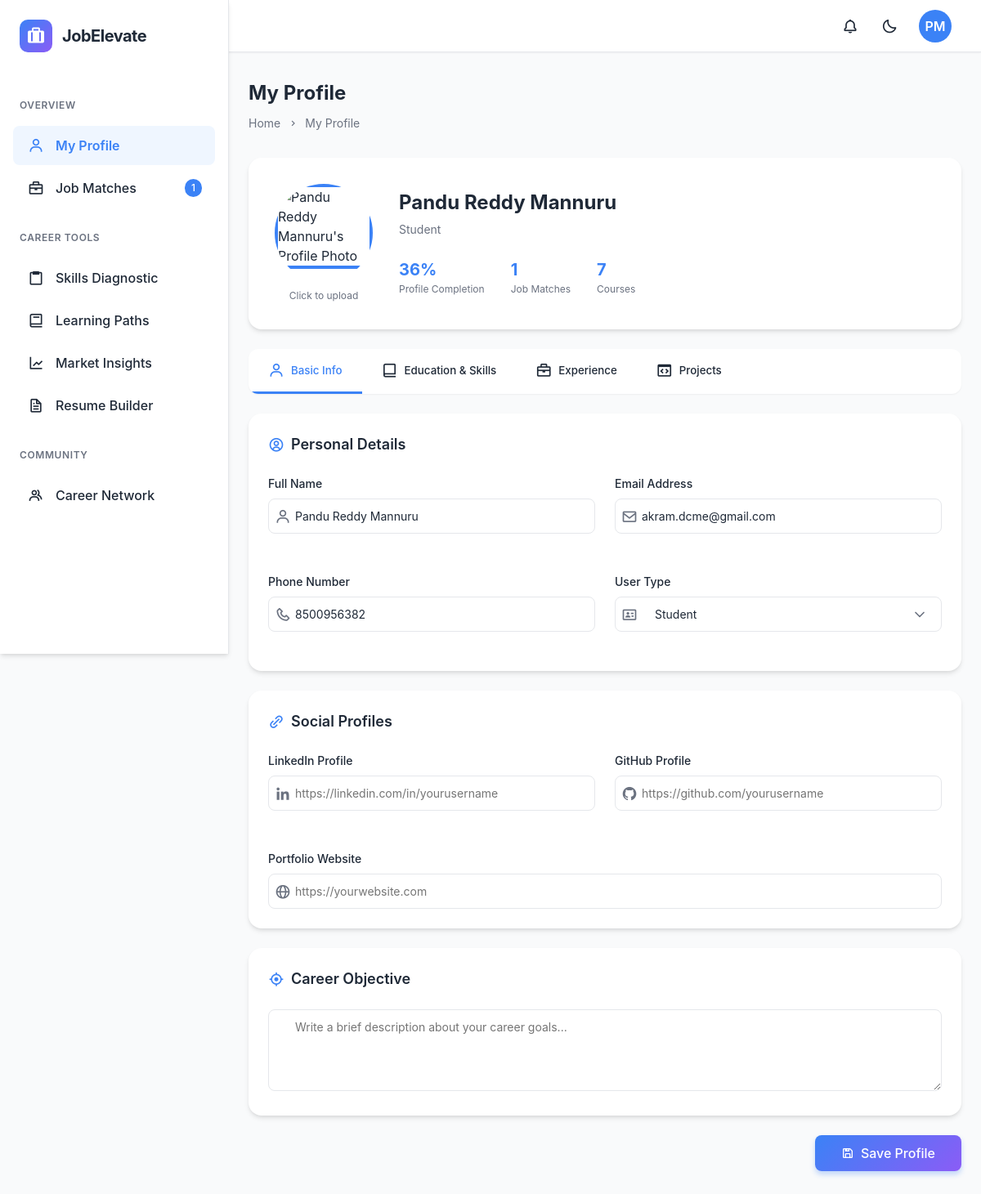
The app's page /dashboard/profile/ (signed in) with its own data.
### accounts/models.py (models this page shows, shortened)
class User(AbstractUser):
    full_name = models.CharField(_('full name'), max_length=255)
    phone_number = models.CharField(_('phone number'), max_length=15, blank=True, null=True)
    email = models.EmailField(_('email address'), unique=True)
    profile_photo = models.ImageField(_('profile photo'), upload_to='profile_photos/', blank=True, null=True)
    linkedin_profile = models.URLField(_('LinkedIn profile'), blank=True, null=True)
    github_profile = models.URLField(_('GitHub profile'), blank=True, null=True)
    portfolio_website = models.URLField(_('portfolio website'), blank=True, null=True)
    email_verified = models.BooleanField(default=False)
    email_otp = models.CharField(max_length=6, blank=True, null=True)
    otp_created_at = models.DateTimeField(blank=True, null=True)
    USER_TYPE_CHOICES = [
        ('student', _('Student')),
        ('professional', _('Professional')),
        ('recruiter', _('Recruiter'))
    ]
    user_type = models.CharField(_('user type'), max_length=20, choices=USER_TYPE_CHOICES, default='student')
    objective = models.TextField(_('career objective'), blank=True, null=True)
    university = models.CharField(_('university'), max_length=255, blank=True, null=True)
    degree = models.CharField(_('degree'), max_length=100, blank=True, null=True)
    graduation_year = models.IntegerField(_('graduation year'), blank=True, null=True)
    cgpa = models.FloatField(_('CGPA'), blank=True, null=True)
    technical_skills = models.TextField(_('technical skills'), blank=True, null=True)
    soft_skills = models.TextField(_('soft skills'), blank=True, null=True)
    projects = models.TextField(_('projects'), blank=True, null=True)
    internships = models.TextField(_('internships'), blank=True, null=True)
    certifications = models.TextField(_('certifications'), blank=True, null=True)
    achievements = models.TextField(_('achievements'), blank=True, null=True)
    job_title = models.CharField(_('job title'), max_length=100, blank=True, null=True)
    organization = models.CharField(_('organization'), max_length=100, blank=True, null=True)
    experience = models.IntegerField(_('years of experience'), blank=True, null=True)
    industry = models.CharField(_('industry'), max_length=100, blank=True, null=True)
    work_experience = models.TextField(_('work experience'), blank=True, null=True)
    work_experience_description = models.TextField(_('Work Experience Details'), blank=True, null=True)
    extracurricular_activities = models.TextField(_('extracurricular activities'), blank=True, null=True)
    company_name = models.CharField(_('company name'), max_length=255, blank=True, null=True)
    company_website = models.URLField(_('company website'), blank=True, null=True)
    company_description = models.TextField(_('company description'), blank=True, null=True)
    class Meta:
        verbose_name = _('user')
        verbose_name_plural = _('users')
    def get_skills_list(self):
        return [skill.strip() for skill in self.technical_skills.split(',')] if self.technical_skills else []
    def get_internships(self):
        if not self.internships or not self.internships.strip():
            return []
        try:
            return json.loads(self.internships)
        except json.JSONDecodeError:
            return [{"title": "Previous Experience", "description": self.internships}]
    def get_work_experience(self):
        if not self.work_experience or not self.work_experience.strip():
            return []
        try:
            return json.loads(self.work_experience)
        except json.JSONDecodeError:
            return [{"title": "Previous Experience", "description": self.work_experience}]
    def get_certifications(self):
        if not self.certifications or not self.certifications.strip():
            return []
        try:
            return json.loads(self.certifications)
        except json.JSONDecodeError:
            return [{"name": "Previous Certification", "description": self.certifications}]
    def get_projects(self):
        if not self.projects or not self.projects.strip():
            return []
        try:
            return json.loads(self.projects)
        except json.JSONDecodeError:
            return [{"title": "Previous Project", "description": self.projects}]
    def profile_completion(self):
        def is_filled(value):
            if not value:
                return False
            string_val = str(value).strip()
            if string_val in ('', '[]', '{}', 'null', 'None'):
                return False
            return True
        fields = [
            self.full_name,
            self.phone_number,
            self.email,
            self.profile_photo,
            self.linkedin_profile,
            self.github_profile,
            self.portfolio_website,
            self.objective,
            self.university,
            self.degree,
            self.graduation_year,
            self.cgpa,
            self.technical_skills,
            self.soft_skills,
            self.projects,
            self.certifications,
            self.achievements,
            self.extracurricular_activities,
        ]
        if self.user_type == 'student':
            fields.append(self.internships)
        elif self.user_type == 'professional':
            fields.append(self.work_experience_description)
            fields.append(self.job_title)
            fields.append(self.organization)
            fields.append(self.industry)
        total = len(fields)
        filled = sum(1 for f in fields if is_filled(f))
        return int((filled / total) * 100) if total > 0 else 0
    def get_job_matches_count(self, match_threshold=0.3):
        if self.user_type not in ['student', 'professional']:
            return 0
        try:
            from recruiter.models import Job
            user_skills = self.get_skills_list()
            if not user_skills:
                return 0
            user_skills_set = set([skill.lower().strip() for skill in user_skills])
            match_count = 0
            open_jobs = Job.objects.filter(status='Open')
            for job in open_jobs:
                if job.skills:
                    job_skills_set = set([skill.lower().strip() for skill in job.skills])
                    if job_skills_set:
                        matching_skills = user_skills_set.intersection(job_skills_set)
                        match_percentage = len(matching_skills) / len(job_skills_set)
                        if match_percentage >= match_threshold:
                            match_count += 1
            return match_count
        except Exception as e:
            import logging
            logger = logging.getLogger(__name__)
            logger.error(f"Error calculating job matches for user {self.id}: {str(e)}")
            return 0

### dashboard/views.py (the view, shortened to what this page needs)
# urls.py: path('profile/', views.profile, name='profile'),
@login_required
def profile(request):
    user = request.user
    full_name = user.full_name.strip() if user.full_name else ""
    name_parts = full_name.split()
    if len(name_parts) >= 2:
        initials = name_parts[0][0].upper() + name_parts[-1][0].upper()
    elif len(name_parts) == 1:
        initials = name_parts[0][0].upper()
    else:
        initials = "US"
    profile_percent = user.profile_completion()
    job_match_count = user.get_job_matches_count()
    work_experiences = user.get_work_experience()
    internships_raw = user.get_internships()
    internships = []
    for intern in internships_raw:
        skills_list = [skill.strip() for skill in intern.get('skills', '').split(',') if skill.strip()]
        intern['skills_list'] = skills_list
        internships.append(intern)
    projects_raw = user.get_projects()
    projects = []
    for proj in projects_raw:
        skills_list = [skill.strip() for skill in proj.get('skills', '').split(',') if skill.strip()]
        proj['skills_list'] = skills_list
        projects.append(proj)
    certs_raw = user.get_certifications()
    certifications = []
    for cert in certs_raw:
        skills_list = [skill.strip() for skill in cert.get('skills', '').split(',') if skill.strip()]
        cert['skills_list'] = skills_list
        certifications.append(cert)
    context = {
        'user': user,
        'user_initials': initials,
        'profile_percent': profile_percent,
        'job_match_count': job_match_count,
        'work_experiences': work_experiences,
        'internships': internships,
        'certifications': certifications,
        'projects': projects,
    }
    context['show_internships'] = user.user_type == 'student'
    context['show_experience'] = user.user_type == 'professional'
    if user.user_type in ['student', 'professional']:
        return render(request, 'dashboard/profile.html', context)
    elif user.user_type == 'recruiter':
        return render(request, 'dashboard/recruiter_profile.html', context)
    return redirect('accounts:login')

### dashboard/templates/dashboard/profile.html (shortened to what this page needs)
{% extends 'dashboard/base.html' %}
{% load static %}
{% block content %}
<div class="page-header">
    <h1 class="page-title">My Profile</h1>
    <div class="breadcrumb">
        <div class="breadcrumb-item">
            <a href="{% url 'dashboard:home' %}" class="breadcrumb-link">Home</a>
            <i class='bx bx-chevron-right'></i>
        </div>
        <div class="breadcrumb-item">
            <span>My Profile</span>
        </div>
    </div>
</div>
<div class="profile-container">
    <div class="profile-header">
        <div class="profile-header-content">
            <div class="profile-photo-wrapper">
                <div class="profile-photo-container" id="photo-container">
                    <img id="profile-photo-preview" class="profile-photo"
                        src="{% if user.profile_photo %}{{ user.profile_photo.url }}{% else %}{% static 'default_profile.png' %}{% endif %}"
                        alt="{{ user.full_name }}'s Profile Photo">
                </div>
                <span class="photo-upload-hint">Click to upload</span>
            </div>
            <div class="profile-header-info">
                <h2 class="profile-name">{{ user.full_name }}</h2>
                <p class="profile-role">{{ user.user_type|title }}</p>
                <div class="profile-stats">
                    <div class="profile-stat">
                        <span class="stat-value">{{ profile_percent }}%</span>
                        <span class="stat-label">Profile Completion</span>
                    </div>
                    <div class="profile-stat">
                        <span class="stat-value">{{ job_match_count }}</span>
                        <span class="stat-label">Job Matches</span>
                    </div>
                    <div class="profile-stat">
                        <span class="stat-value">7</span>
                        <span class="stat-label">Courses</span>
                    </div>
                </div>
            </div>
        </div>
       </div>
    <div class="profile-tabs">
        <button class="tab-button active" data-tab="basic-info">
            <i class='bx bx-user'></i>
            <span>Basic Info</span>
        </button>
        <button class="tab-button" data-tab="education-skills">
            <i class='bx bx-book-alt'></i>
            <span>Education & Skills</span>
        </button>
        <button class="tab-button" data-tab="experience">
            <i class='bx bx-briefcase'></i>
            <span>Experience</span>
        </button>
        <button class="tab-button" data-tab="projects">
            <i class='bx bx-code-block'></i>
            <span>Projects</span>
        </button>
    </div>
    <form method="POST" enctype="multipart/form-data" action="{% url 'dashboard:profile' %}" id="profile-form">
        <div class="tab-content active" id="basic-info-content">
            <div class="content-section">
                <div class="section-header">
                    <h3 class="section-title">
                        <i class='bx bx-user-circle'></i>
                        Personal Details
                    </h3>
                </div>
                <div class="form-grid">
                    <div class="form-group">
                        <label for="full_name">Full Name</label>
                        <div class="input-with-icon">
                            <i class='bx bx-user'></i>
                            <input type="text" name="full_name" value="{{ user.full_name|default_if_none:'' }}">
                        </div>
                    </div>
                    <div class="form-group">
                        <label for="email">Email Address</label>
                        <div class="input-with-icon">
                            <i class='bx bx-envelope'></i>
                            <input type="email" id="email" name="email" value="{{ user.email }}" required>
                        </div>
                    </div>
                    <div class="form-group">
                        <label for="phone_number">Phone Number</label>
                        <div class="input-with-icon">
                            <i class='bx bx-phone'></i>
                            <input type="tel" id="phone_number" name="phone_number" value="{{ user.phone_number }}">
                        </div>
                    </div>
                    <div class="form-group">
                        <label for="user_type">User Type</label>
                        <div class="input-with-icon">
                            <i class='bx bx-id-card'></i>
                            <select id="user_type" name="user_type" required>
                                <option value="student" {% if user.user_type == 'student' %}selected{% endif %}>Student</option>
                            </select>
                        </div>
                    </div>
                </div>
            </div>
            <div class="content-section">
                <div class="section-header">
                    <h3 class="section-title">
                        <i class='bx bx-link-alt'></i>
                        Social Profiles
                    </h3>
                </div>
                <div class="form-grid">
                    <div class="form-group">
                        <label for="linkedin_profile">LinkedIn Profile</label>
                        <div class="input-with-icon">
                            <i class='bx bxl-linkedin'></i>
                            <input type="url" id="linkedin_profile" name="linkedin_profile" value="{{ user.linkedin_profile|default_if_none:'' }}" placeholder="https://linkedin.com/in/yourusername">
                        </div>
                    </div>
                    <div class="form-group">
                        <label for="github_profile">GitHub Profile</label>
                        <div class="input-with-icon">
                            <i class='bx bxl-github'></i>
                            <input type="url" id="github_profile" name="github_profile" value="{{ user.github_profile|default_if_none:'' }}" placeholder="https://github.com/yourusername">
                        </div>
                    </div>
                    <div class="form-group span-2">
                        <label for="portfolio_website">Portfolio Website</label>
                        <div class="input-with-icon">
                            <i class='bx bx-globe'></i>
                            <input type="url" id="portfolio_website" name="portfolio_website" value="{{ user.portfolio_website|default_if_none:'' }}" placeholder="https://yourwebsite.com">
                        </div>
                    </div>
                </div>
            </div>
            <div class="content-section">
                <div class="section-header">
                    <h3 class="section-title">
                        <i class='bx bx-target-lock'></i>
                        Career Objective
                    </h3>
                </div>
                <div class="form-group">
                    <textarea name="objective" id="objective" placeholder="Write a brief description about your career goals...">{{ user.objective|default_if_none:'' }}</textarea>
                </div>
            </div>
        </div>
        <div class="form-actions">
            <button type="submit" class="btn-submit">
                <i class='bx bx-save'></i>
                Save Profile
            </button>
        </div>
    </form>
</div>
{% endblock %}

### records on screen
User: full_name "Pandu Reddy Mannuru", user_type "Student", email "akram.dcme@gmail.com", phone_number "8500956382"

### other values on screen
{{ job_match_count }} "1"
{{ user_initials }} "PM"
{{ profile_percent }} "36"
